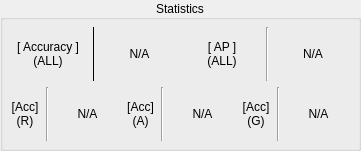
   <widget class="QGroupBox" name="gridGboxStat">
    <property name="geometry">
     <rect>
      <x>790</x>
      <y>673</y>
      <width>361</width>
      <height>151</height>
     </rect>
    </property>
    <property name="styleSheet">
     <string notr="true"/>
    </property>
    <property name="title">
     <string>Statistics</string>
    </property>
    <property name="alignment">
     <set>Qt::AlignCenter</set>
    </property>
    <layout class="QGridLayout" name="gridLayout_7" columnstretch="0">
     <property name="leftMargin">
      <number>7</number>
     </property>
     <property name="topMargin">
      <number>7</number>
     </property>
     <property name="rightMargin">
      <number>7</number>
     </property>
     <property name="bottomMargin">
      <number>7</number>
     </property>
     <item row="1" column="0">
      <layout class="QHBoxLayout" name="horizontalLayout_2" stretch="25,0,25,25,0,25">
       <item>
        <widget class="QLabel" name="lbl_acc_all">
         <property name="font">
          <font>
           <family>Ubuntu</family>
           <pointsize>9</pointsize>
           <weight>9</weight>
           <italic>false</italic>
           <bold>false</bold>
          </font>
         </property>
         <property name="styleSheet">
          <string notr="true">font: 75 9pt &quot;Ubuntu&quot;;</string>
         </property>
         <property name="text">
          <string>[ Accuracy ]&lt;br&gt;(ALL)</string>
         </property>
         <property name="alignment">
          <set>Qt::AlignCenter</set>
         </property>
        </widget>
       </item>
       <item>
        <widget class="Line" name="line_1">
         <property name="frameShadow">
          <enum>QFrame::Plain</enum>
         </property>
         <property name="orientation">
          <enum>Qt::Vertical</enum>
         </property>
        </widget>
       </item>
       <item>
        <widget class="QLabel" name="lbl_acc_all_val">
         <property name="styleSheet">
          <string notr="true">font: 75 15pt &quot;Ubuntu&quot;;</string>
         </property>
         <property name="text">
          <string>N/A</string>
         </property>
         <property name="alignment">
          <set>Qt::AlignCenter</set>
         </property>
        </widget>
       </item>
       <item>
        <widget class="QLabel" name="lbl_ap_all">
         <property name="font">
          <font>
           <family>Ubuntu</family>
           <pointsize>9</pointsize>
           <weight>9</weight>
           <italic>false</italic>
           <bold>false</bold>
          </font>
         </property>
         <property name="styleSheet">
          <string notr="true">font: 75 9pt &quot;Ubuntu&quot;;</string>
         </property>
         <property name="text">
          <string>[ AP ]
(ALL)</string>
         </property>
         <property name="textFormat">
          <enum>Qt::PlainText</enum>
         </property>
         <property name="alignment">
          <set>Qt::AlignCenter</set>
         </property>
        </widget>
       </item>
       <item>
        <widget class="Line" name="line_2">
         <property name="orientation">
          <enum>Qt::Vertical</enum>
         </property>
        </widget>
       </item>
       <item>
        <widget class="QLabel" name="lbl_ap_all_val">
         <property name="styleSheet">
          <string notr="true">font: 75 15pt &quot;Ubuntu&quot;;</string>
         </property>
         <property name="text">
          <string>N/A</string>
         </property>
         <property name="alignment">
          <set>Qt::AlignCenter</set>
         </property>
        </widget>
       </item>
      </layout>
     </item>
     <item row="2" column="0">
      <layout class="QHBoxLayout" name="horizontalLayout_8" stretch="10,0,22,10,0,22,10,0,22">
       <item>
        <widget class="QLabel" name="lbl_acc_r">
         <property name="font">
          <font>
           <family>Ubuntu</family>
           <pointsize>9</pointsize>
           <weight>9</weight>
           <italic>false</italic>
           <bold>false</bold>
          </font>
         </property>
         <property name="styleSheet">
          <string notr="true">font: 75 9pt &quot;Ubuntu&quot;;</string>
         </property>
         <property name="text">
          <string>[Acc]
(R)</string>
         </property>
         <property name="alignment">
          <set>Qt::AlignCenter</set>
         </property>
        </widget>
       </item>
       <item>
        <widget class="Line" name="line_3">
         <property name="orientation">
          <enum>Qt::Vertical</enum>
         </property>
        </widget>
       </item>
       <item>
        <widget class="QLabel" name="lbl_acc_r_val">
         <property name="styleSheet">
          <string notr="true">font: 75 12pt &quot;Ubuntu&quot;;</string>
         </property>
         <property name="text">
          <string>N/A</string>
         </property>
         <property name="alignment">
          <set>Qt::AlignCenter</set>
         </property>
        </widget>
       </item>
       <item>
        <widget class="QLabel" name="lbl_acc_a">
         <property name="font">
          <font>
           <family>Ubuntu</family>
           <pointsize>9</pointsize>
           <weight>9</weight>
           <italic>false</italic>
           <bold>false</bold>
          </font>
         </property>
         <property name="styleSheet">
          <string notr="true">font: 75 9pt &quot;Ubuntu&quot;;</string>
         </property>
         <property name="text">
          <string>[Acc]
(A)</string>
         </property>
         <property name="alignment">
          <set>Qt::AlignCenter</set>
         </property>
        </widget>
       </item>
       <item>
        <widget class="Line" name="line_6">
         <property name="orientation">
          <enum>Qt::Vertical</enum>
         </property>
        </widget>
       </item>
       <item>
        <widget class="QLabel" name="lbl_acc_a_val">
         <property name="styleSheet">
          <string notr="true">font: 75 12pt &quot;Ubuntu&quot;;</string>
         </property>
         <property name="text">
          <string>N/A</string>
         </property>
         <property name="alignment">
          <set>Qt::AlignCenter</set>
         </property>
        </widget>
       </item>
       <item>
        <widget class="QLabel" name="lbl_acc_g">
         <property name="font">
          <font>
           <family>Ubuntu</family>
           <pointsize>9</pointsize>
           <weight>9</weight>
           <italic>false</italic>
           <bold>false</bold>
          </font>
         </property>
         <property name="styleSheet">
          <string notr="true">font: 75 9pt &quot;Ubuntu&quot;;</string>
         </property>
         <property name="text">
          <string>[Acc]
(G)</string>
         </property>
         <property name="alignment">
          <set>Qt::AlignCenter</set>
         </property>
        </widget>
       </item>
       <item>
        <widget class="Line" name="line_7">
         <property name="orientation">
          <enum>Qt::Vertical</enum>
         </property>
        </widget>
       </item>
       <item>
        <widget class="QLabel" name="lbl_acc_g_val">
         <property name="styleSheet">
          <string notr="true">font: 75 12pt &quot;Ubuntu&quot;;</string>
         </property>
         <property name="text">
          <string>N/A</string>
         </property>
         <property name="alignment">
          <set>Qt::AlignCenter</set>
         </property>
        </widget>
       </item>
      </layout>
     </item>
    </layout>
   </widget>
